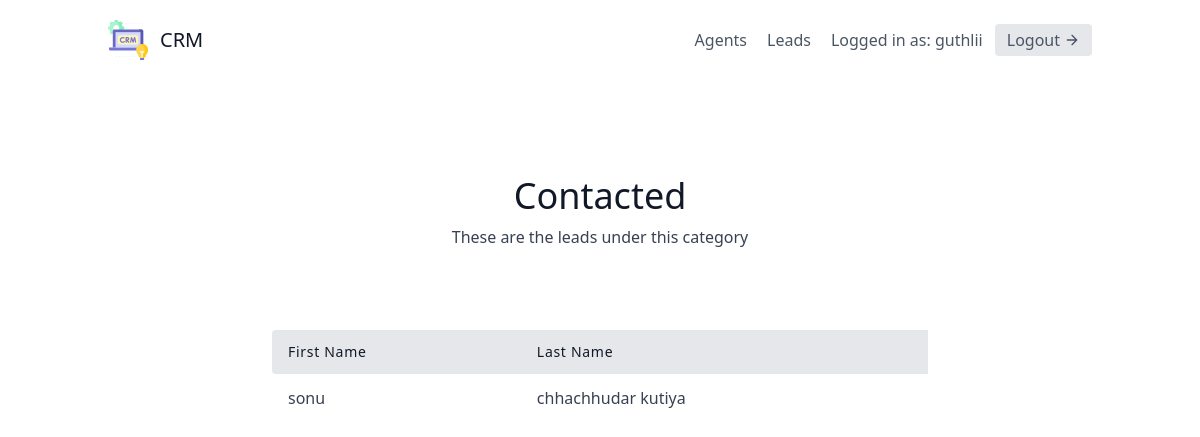
The page /categories/1/ (signed in) on the database its author committed.
### leads/models.py (models this page shows, shortened)
class User(AbstractUser):
    is_organisor = models.BooleanField(default=True)
    is_agent = models.BooleanField(default=False)

class Category(models.Model):
    name = models.CharField(max_length=30) # New , Contacted, Converted, Unconverted
    organisation = models.ForeignKey(UserProfile, on_delete=models.CASCADE)

class Lead(models.Model):
    first_name = models.CharField(max_length=30)
    last_name = models.CharField(max_length=30)
    age = models.IntegerField(default=0)
    organisation = models.ForeignKey(UserProfile,   on_delete=models.CASCADE)
    agent = models.ForeignKey("Agent",null = True, blank = True, on_delete=models.SET_NULL) #SET_DEFAULT,null=True
    category =  models.ForeignKey("Category", related_name="leads" ,null = True, blank = True,on_delete=models.SET_NULL)
    description = models.TextField()
    date_added = models.DateTimeField(auto_now_add=True)
    phone_number = models.CharField(max_length=12)
    email = models.EmailField()

### leads/views.py (the view)
# urls.py: path('categories/<int:pk>/',CategoryDetailView.as_view(),name="category-detail"),
class CategoryDetailView(OrganisorAndLoginRequiredMixin, generic.DetailView):
    template_name = "leads/category_detail.html"
    context_object_name = "category"
    def get_queryset(self):
        user = self.request.user
        if user.is_organisor:
            queryset = Category.objects.filter(organisation=user.userprofile)
        else:
            queryset = Category.objects.filter(
                organisation=user.agent.organisation)
        return queryset

### agents/mixins.py (called while the page is built)
    def dispatch(self, request, *args, **kwargs):
        if not request.user.is_authenticated or not request.user.is_organisor:
            return redirect("leads:landing")
        return super().dispatch(request, *args, **kwargs)

### leads/templates/leads/category_detail.html
{% extends "base.html" %}
{% block content %}
<section class="text-gray-700 body-font">
    <div class="container px-5 py-24 mx-auto">
        <div class="flex flex-col text-center w-full mb-20">
            <h1 class="sm:text-4xl text-3xl font-medium title-font mb-2 text-gray-900">{{category.name}}</h1>
            <p class="lg:w-2/3 mx-auto leading-relaxed text-base">
                These are the leads under this category
            </p>
        </div>
        <div class="lg:w-2/3 w-full mx-auto overflow-auto">
            <table class="table-auto w-full text-left whitespace-no-wrap">
                <thead>
                    <tr>
                        <th
                            class="px-4 py-3 title-font tracking-wider font-medium text-gray-900 text-sm bg-gray-200 rounded-tl rounded-bl">
                            First Name</th>
                        <th class="px-4 py-3 title-font tracking-wider font-medium text-gray-900 text-sm bg-gray-200">
                            Last Name</th>
                    </tr>
                </thead>
                <tbody>
                    {% for lead in category.leads.all %}
                    <tr>
                        <td class="px-4 py-3">
                            <a class="hover:text-green-500"  href="{% url 'leads:detail' lead.pk %}">{{lead.first_name}}</a>
                        </td>
                        <td class="px-4 py-3">{{lead.last_name}}</td>
                    </tr>
                    {% endfor %}
                </tbody>
            </table>
        </div>
    </div>
</section>
{% endblock %}

### templates/navbar.html (shortened to what this page needs)
<header class="text-gray-600 body-font">
  <div class="container mx-auto flex flex-wrap p-5 flex-col md:flex-row items-center">
    <a class="flex title-font font-medium items-center text-gray-900 mb-4 md:mb-0">
        <span class="ml-3 text-xl"> CRM</span>
    </a>
    <nav class="md:ml-auto flex flex-wrap items-center text-base justify-center">
      {% if not request.user.is_authenticated %}
      <a href="{% url 'signup' %}" class="mr-5 hover:text-gray-900">signup</a>
      {% else %}
      {% if request.user.is_organisor %}
      <a href="{% url 'agents:agent-list' %}" class="mr-5 hover:text-gray-900">Agents</a>
      {% endif %}
      <a href="{% url 'leads:landing' %}" class="mr-5 hover:text-gray-900">Leads</a>
      {% endif %}
    </nav>
    {% if request.user.is_authenticated %}
    Logged in as: {{request.user.username}}
    <a href="{% url 'logout' %}"
    class="ml-3 inline-flex items-center bg-gray-200 border-0 py-1 px-3 focus:outline-none hover:bg-gray-300 rounded text-base mt-4 md:mt-0">
      Logout
      <svg fill="none" stroke="currentColor" stroke-linecap="round" stroke-linejoin="round" stroke-width="2" class="w-4 h-4 ml-1" viewBox="0 0 24 24">
        <path d="M5 12h14M12 5l7 7-7 7"></path>
    </svg>
    </a>
    {% endif %}
  </div>
</header>

### rows shown on the page
User: user.username "guthlii"
Category: name "Contacted"
Lead: first_name "sonu", last_name "chhachhudar kutiya"
